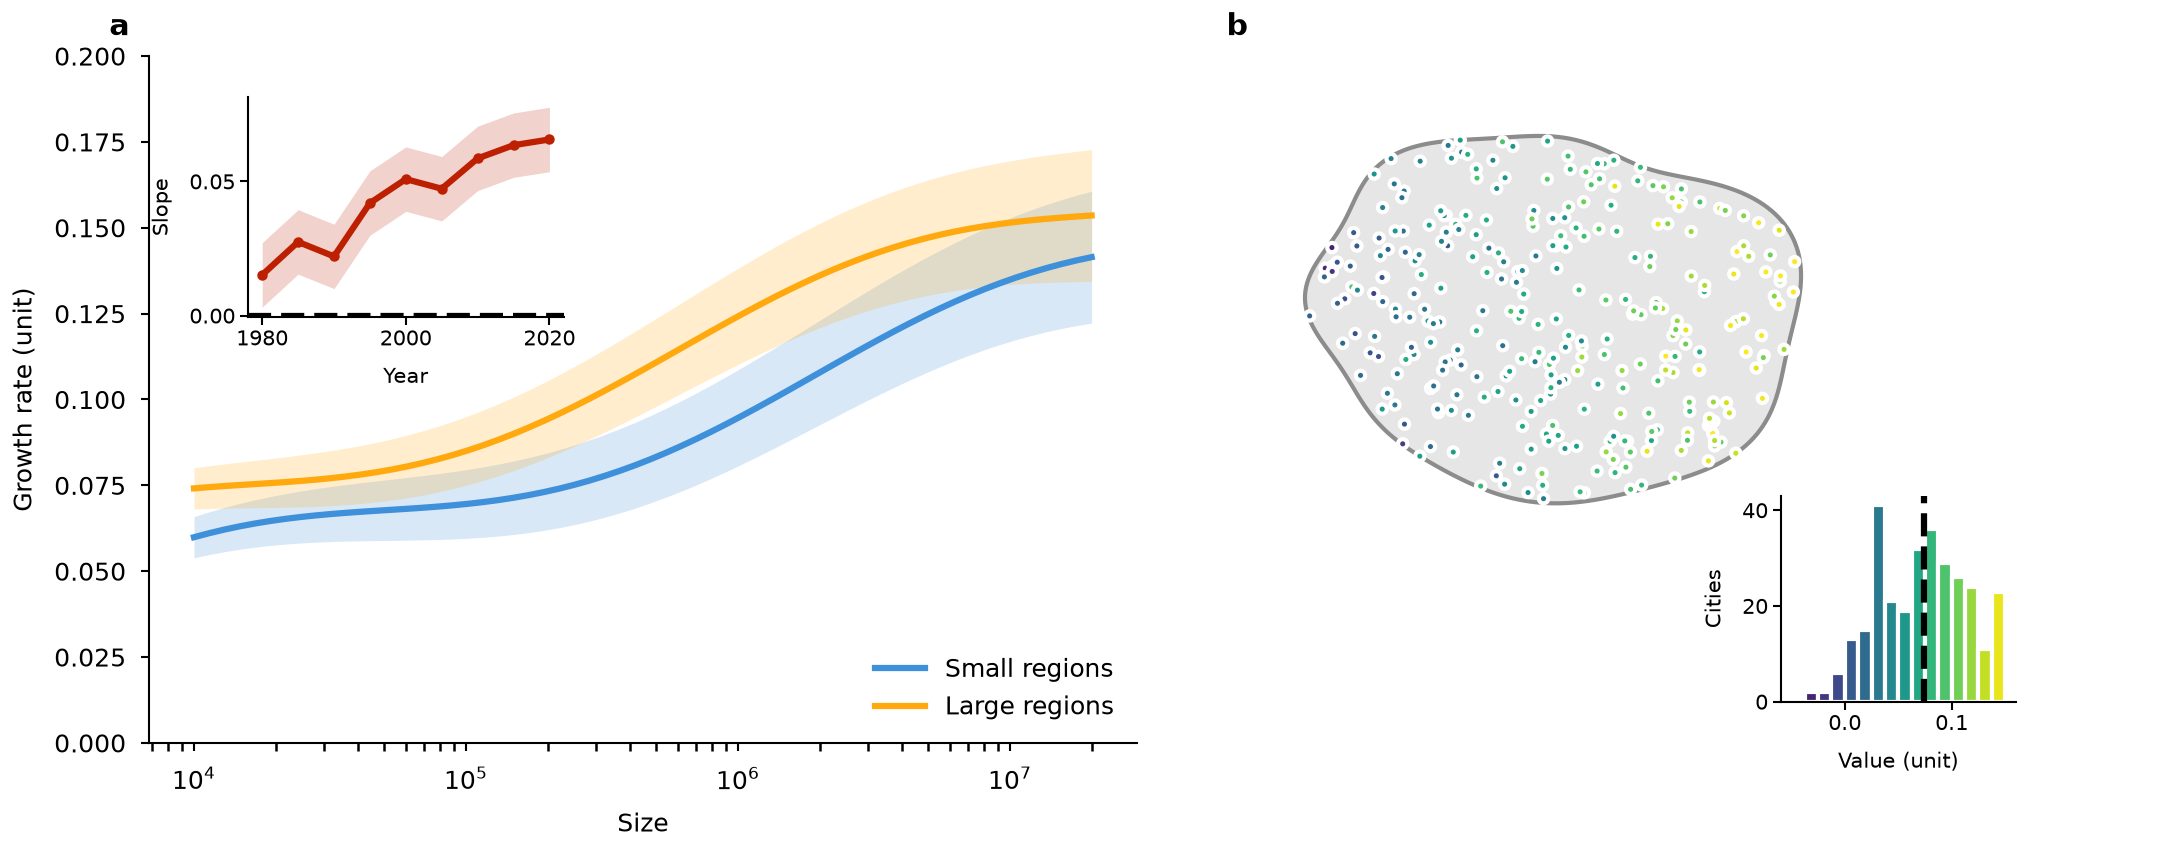

Generate this figure with Python:
"""Inset chart: a small chart with its own axes inside another panel's plot area.
Synthetic data. Writes snippet.png next to this file.
"""

import os
from pathlib import Path

import matplotlib.pyplot as plt
import numpy as np
from matplotlib.colors import Normalize
from matplotlib.patches import PathPatch
from matplotlib.path import Path as MplPath

MM = 1 / 25.4
STYLE_DIR = Path(__file__).resolve().parent / "../../../styles"
INSET_FONT = "small"
GROUPS = {"Small regions": "C0", "Large regions": "C1"}
INSET_COLOR = "C2"
NORM = Normalize(-0.05, 0.15)
CMAP = plt.get_cmap("viridis")


def wiggle(rng, n, scale, terms=8):
    t = np.linspace(0, 1, n, endpoint=False)
    return sum(scale / k * np.sin(2 * np.pi * k * t + rng.uniform(0, 2 * np.pi))
               for k in range(1, terms + 1))


def small_axes(axins):
    """Smaller text and ticks for an inset."""
    axins.tick_params(labelsize=INSET_FONT, pad=1)
    axins.xaxis.label.set_size(INSET_FONT)
    axins.yaxis.label.set_size(INSET_FONT)
    axins.patch.set_alpha(0)


def line_with_inset(ax, rng):
    size = np.logspace(4, 7.3, 60)
    x = np.log10(size)
    for i, (label, color) in enumerate(GROUPS.items()):
        mean = 0.05 + 0.02 * i + 0.025 * (x - 4) + 0.01 * np.sin(2 * x + i)
        half = 0.006 + 0.004 * (x - 4)
        ax.fill_between(size, mean - half, mean + half, color=color, alpha=0.2, linewidth=0)
        ax.plot(size, mean, color=color, label=label)
    ax.set(xscale="log", xlabel="Size", ylabel="Growth rate (unit)", ylim=(0, 0.2))
    ax.legend(loc="lower right", frameon=False)

    # Inset: x, y, width, height as fractions of the parent axes.
    axins = ax.inset_axes([0.1, 0.62, 0.32, 0.32])
    year = np.arange(1980, 2021, 5)
    slope = 0.02 + 0.0012 * (year - 1980) + rng.normal(0, 0.006, year.size)
    axins.fill_between(year, slope - 0.012, slope + 0.012, color=INSET_COLOR, alpha=0.2,
                       linewidth=0)
    axins.plot(year, slope, color=INSET_COLOR, marker="o", markersize=1.5)
    axins.axhline(0, color="black", linestyle="--")
    axins.set(xlabel="Year", ylabel="Slope", xticks=[1980, 2000, 2020], yticks=[0, 0.05])
    small_axes(axins)


def map_with_inset(ax, rng):
    angle = np.linspace(0, 2 * np.pi, 300, endpoint=False)
    radius = 1 + wiggle(rng, angle.size, 0.1)
    ring = np.column_stack([15 + 18 * radius * np.cos(angle), 48 + 9 * radius * np.sin(angle)])
    land = MplPath(np.vstack([ring, ring[:1]]), closed=True)
    ax.add_patch(PathPatch(land, facecolor="0.9", edgecolor="0.55"))
    candidates = np.column_stack([rng.uniform(-5, 35, 3000), rng.uniform(38, 58, 3000)])
    lon, lat = candidates[land.contains_points(candidates)][:300].T
    value = 0.03 + 0.004 * (lon - 5) + rng.normal(0, 0.02, lon.size)
    ax.scatter(lon, lat, c=value, cmap=CMAP, norm=NORM, s=5,
               edgecolors="white", zorder=3)
    ax.set(xlim=(-6, 52), ylim=(26, 60))
    ax.set_aspect(1 / np.cos(np.deg2rad(48)))
    ax.set_axis_off()

    axins = ax.inset_axes([0.66, 0.06, 0.3, 0.3])
    edges = np.linspace(NORM.vmin, NORM.vmax, 17)
    counts, _, bars = axins.hist(np.clip(value, NORM.vmin, NORM.vmax), bins=edges,
                                 edgecolor="white")
    for bar, low, high in zip(bars, edges[:-1], edges[1:]):
        bar.set_facecolor(CMAP(NORM((low + high) / 2)))
    axins.axvline(np.median(value), color="black", linestyle="--")
    axins.set(xlabel="Value (unit)", ylabel="Cities", xticks=[0, 0.1])
    small_axes(axins)


def main():
    rng = np.random.default_rng(9)
    default = STYLE_DIR / "default.mplstyle"
    sheets = [default] if default.is_file() else []
    if selected := os.environ.get("CEDALION_STYLE"):
        sheet = Path(selected).expanduser()
        sheets.append(sheet if sheet.is_file() else STYLE_DIR / (selected.removesuffix(".mplstyle") + ".mplstyle"))
    width_mm = float(os.environ.get("CEDALION_WIDTH_MM", 183))
    with plt.style.context(sheets):
        fig, (ax_a, ax_b) = plt.subplots(1, 2, figsize=(width_mm * MM, 72 * MM), layout="constrained")
        line_with_inset(ax_a, rng)
        map_with_inset(ax_b, rng)
        for ax, letter in zip((ax_a, ax_b), "ab"):
            ax.text(-0.02, 1.02, letter, transform=ax.transAxes, fontsize="large",
                    fontweight="bold", ha="right", va="bottom")
        fig.savefig(os.environ.get("CEDALION_SNIPPET_PNG", Path(__file__).with_name("snippet.png")), dpi=300)
        plt.close(fig)


if __name__ == "__main__":
    main()
